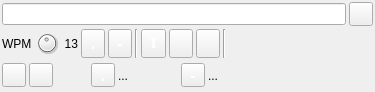
<?xml version="1.0" encoding="UTF-8"?>
<ui version="4.0">
 <class>CWKeyerGUI</class>
 <widget class="QWidget" name="CWKeyerGUI">
  <property name="geometry">
   <rect>
    <x>0</x>
    <y>0</y>
    <width>375</width>
    <height>92</height>
   </rect>
  </property>
  <property name="font">
   <font>
    <family>Liberation Sans</family>
    <pointsize>9</pointsize>
   </font>
  </property>
  <property name="windowTitle">
   <string>CW Keyer</string>
  </property>
  <layout class="QGridLayout" name="gridLayout" columnstretch="1,0,0">
   <property name="leftMargin">
    <number>2</number>
   </property>
   <property name="topMargin">
    <number>2</number>
   </property>
   <property name="rightMargin">
    <number>2</number>
   </property>
   <property name="bottomMargin">
    <number>2</number>
   </property>
   <property name="spacing">
    <number>3</number>
   </property>
   <item row="3" column="0" colspan="3">
    <layout class="QHBoxLayout" name="controlBtns">
     <property name="spacing">
      <number>3</number>
     </property>
     <item>
      <widget class="QLabel" name="cwSpeedLabel">
       <property name="text">
        <string>WPM</string>
       </property>
      </widget>
     </item>
     <item>
      <widget class="QDial" name="cwSpeed">
       <property name="maximumSize">
        <size>
         <width>24</width>
         <height>24</height>
        </size>
       </property>
       <property name="toolTip">
        <string>CW speed (WPM)</string>
       </property>
       <property name="minimum">
        <number>1</number>
       </property>
       <property name="maximum">
        <number>26</number>
       </property>
       <property name="pageStep">
        <number>1</number>
       </property>
       <property name="value">
        <number>13</number>
       </property>
      </widget>
     </item>
     <item>
      <widget class="QLabel" name="cwSpeedText">
       <property name="minimumSize">
        <size>
         <width>16</width>
         <height>0</height>
        </size>
       </property>
       <property name="font">
        <font>
         <family>Liberation Sans</family>
         <pointsize>9</pointsize>
        </font>
       </property>
       <property name="toolTip">
        <string>CW speed display (WPM)</string>
       </property>
       <property name="text">
        <string>13</string>
       </property>
       <property name="alignment">
        <set>Qt::AlignRight|Qt::AlignTrailing|Qt::AlignVCenter</set>
       </property>
      </widget>
     </item>
     <item>
      <widget class="ButtonSwitch" name="playDots">
       <property name="sizePolicy">
        <sizepolicy hsizetype="Minimum" vsizetype="Minimum">
         <horstretch>0</horstretch>
         <verstretch>0</verstretch>
        </sizepolicy>
       </property>
       <property name="minimumSize">
        <size>
         <width>24</width>
         <height>24</height>
        </size>
       </property>
       <property name="palette">
        <palette>
         <active>
          <colorrole role="ButtonText">
           <brush brushstyle="SolidPattern">
            <color alpha="255">
             <red>255</red>
             <green>255</green>
             <blue>255</blue>
            </color>
           </brush>
          </colorrole>
         </active>
         <inactive>
          <colorrole role="ButtonText">
           <brush brushstyle="SolidPattern">
            <color alpha="255">
             <red>255</red>
             <green>255</green>
             <blue>255</blue>
            </color>
           </brush>
          </colorrole>
         </inactive>
         <disabled>
          <colorrole role="ButtonText">
           <brush brushstyle="SolidPattern">
            <color alpha="255">
             <red>255</red>
             <green>255</green>
             <blue>255</blue>
            </color>
           </brush>
          </colorrole>
         </disabled>
        </palette>
       </property>
       <property name="font">
        <font>
         <family>Liberation Sans</family>
         <pointsize>12</pointsize>
         <bold>true</bold>
        </font>
       </property>
       <property name="toolTip">
        <string>Send dots</string>
       </property>
       <property name="text">
        <string>.</string>
       </property>
      </widget>
     </item>
     <item>
      <widget class="ButtonSwitch" name="playDashes">
       <property name="sizePolicy">
        <sizepolicy hsizetype="Minimum" vsizetype="Minimum">
         <horstretch>0</horstretch>
         <verstretch>0</verstretch>
        </sizepolicy>
       </property>
       <property name="minimumSize">
        <size>
         <width>24</width>
         <height>24</height>
        </size>
       </property>
       <property name="palette">
        <palette>
         <active>
          <colorrole role="ButtonText">
           <brush brushstyle="SolidPattern">
            <color alpha="255">
             <red>255</red>
             <green>255</green>
             <blue>255</blue>
            </color>
           </brush>
          </colorrole>
         </active>
         <inactive>
          <colorrole role="ButtonText">
           <brush brushstyle="SolidPattern">
            <color alpha="255">
             <red>255</red>
             <green>255</green>
             <blue>255</blue>
            </color>
           </brush>
          </colorrole>
         </inactive>
         <disabled>
          <colorrole role="ButtonText">
           <brush brushstyle="SolidPattern">
            <color alpha="255">
             <red>255</red>
             <green>255</green>
             <blue>255</blue>
            </color>
           </brush>
          </colorrole>
         </disabled>
        </palette>
       </property>
       <property name="font">
        <font>
         <family>Liberation Sans</family>
         <pointsize>12</pointsize>
         <bold>true</bold>
        </font>
       </property>
       <property name="toolTip">
        <string>Send dashes</string>
       </property>
       <property name="text">
        <string>-</string>
       </property>
      </widget>
     </item>
     <item>
      <widget class="Line" name="line_2">
       <property name="orientation">
        <enum>Qt::Vertical</enum>
       </property>
      </widget>
     </item>
     <item>
      <widget class="ButtonSwitch" name="playText">
       <property name="sizePolicy">
        <sizepolicy hsizetype="Minimum" vsizetype="Minimum">
         <horstretch>0</horstretch>
         <verstretch>0</verstretch>
        </sizepolicy>
       </property>
       <property name="minimumSize">
        <size>
         <width>24</width>
         <height>24</height>
        </size>
       </property>
       <property name="palette">
        <palette>
         <active>
          <colorrole role="ButtonText">
           <brush brushstyle="SolidPattern">
            <color alpha="255">
             <red>255</red>
             <green>255</green>
             <blue>255</blue>
            </color>
           </brush>
          </colorrole>
         </active>
         <inactive>
          <colorrole role="ButtonText">
           <brush brushstyle="SolidPattern">
            <color alpha="255">
             <red>255</red>
             <green>255</green>
             <blue>255</blue>
            </color>
           </brush>
          </colorrole>
         </inactive>
         <disabled>
          <colorrole role="ButtonText">
           <brush brushstyle="SolidPattern">
            <color alpha="255">
             <red>106</red>
             <green>104</green>
             <blue>100</blue>
            </color>
           </brush>
          </colorrole>
         </disabled>
        </palette>
       </property>
       <property name="font">
        <font>
         <family>DejaVu Serif</family>
         <pointsize>9</pointsize>
         <bold>true</bold>
        </font>
       </property>
       <property name="toolTip">
        <string>Send text written above</string>
       </property>
       <property name="text">
        <string>T</string>
       </property>
       <property name="checkable">
        <bool>true</bool>
       </property>
      </widget>
     </item>
     <item>
      <widget class="ButtonSwitch" name="playLoopCW">
       <property name="sizePolicy">
        <sizepolicy hsizetype="Minimum" vsizetype="Minimum">
         <horstretch>0</horstretch>
         <verstretch>0</verstretch>
        </sizepolicy>
       </property>
       <property name="minimumSize">
        <size>
         <width>24</width>
         <height>24</height>
        </size>
       </property>
       <property name="toolTip">
        <string>Play text in a loop</string>
       </property>
       <property name="icon">
        <iconset resource="../resources/res.qrc">
         <normaloff>:/playloop.png</normaloff>:/playloop.png</iconset>
       </property>
       <property name="iconSize">
        <size>
         <width>16</width>
         <height>16</height>
        </size>
       </property>
       <property name="checkable">
        <bool>true</bool>
       </property>
      </widget>
     </item>
     <item>
      <widget class="ButtonSwitch" name="playStop">
       <property name="sizePolicy">
        <sizepolicy hsizetype="Minimum" vsizetype="Minimum">
         <horstretch>0</horstretch>
         <verstretch>0</verstretch>
        </sizepolicy>
       </property>
       <property name="minimumSize">
        <size>
         <width>24</width>
         <height>24</height>
        </size>
       </property>
       <property name="toolTip">
        <string>Play / stop text coding</string>
       </property>
       <property name="icon">
        <iconset resource="../resources/res.qrc">
         <normaloff>:/play.png</normaloff>
         <normalon>:/stop.png</normalon>:/play.png</iconset>
       </property>
       <property name="iconSize">
        <size>
         <width>16</width>
         <height>16</height>
        </size>
       </property>
       <property name="checkable">
        <bool>true</bool>
       </property>
       <property name="autoRaise">
        <bool>false</bool>
       </property>
      </widget>
     </item>
     <item>
      <widget class="Line" name="line">
       <property name="orientation">
        <enum>Qt::Vertical</enum>
       </property>
      </widget>
     </item>
     <item>
      <spacer name="horizontalSpacer">
       <property name="orientation">
        <enum>Qt::Horizontal</enum>
       </property>
       <property name="sizeHint" stdset="0">
        <size>
         <width>40</width>
         <height>20</height>
        </size>
       </property>
      </spacer>
     </item>
    </layout>
   </item>
   <item row="2" column="0" colspan="3">
    <layout class="QHBoxLayout" name="cwTextLayout">
     <item>
      <widget class="QLineEdit" name="cwTextEdit">
       <property name="toolTip">
        <string>CW text</string>
       </property>
      </widget>
     </item>
     <item>
      <widget class="QPushButton" name="cwTextClear">
       <property name="minimumSize">
        <size>
         <width>24</width>
         <height>24</height>
        </size>
       </property>
       <property name="maximumSize">
        <size>
         <width>24</width>
         <height>24</height>
        </size>
       </property>
       <property name="toolTip">
        <string>Clear CW text</string>
       </property>
       <property name="text">
        <string/>
       </property>
       <property name="icon">
        <iconset resource="../resources/res.qrc">
         <normaloff>:/clear.png</normaloff>:/clear.png</iconset>
       </property>
       <property name="iconSize">
        <size>
         <width>16</width>
         <height>16</height>
        </size>
       </property>
      </widget>
     </item>
    </layout>
   </item>
   <item row="4" column="0" colspan="3">
    <layout class="QHBoxLayout" name="cwKeysLayout">
     <item>
      <widget class="ButtonSwitch" name="keyboardKeyer">
       <property name="minimumSize">
        <size>
         <width>24</width>
         <height>24</height>
        </size>
       </property>
       <property name="toolTip">
        <string>Activate keyboard keyer key bindings</string>
       </property>
       <property name="text">
        <string/>
       </property>
       <property name="icon">
        <iconset resource="../resources/res.qrc">
         <normaloff>:/keyboard.png</normaloff>:/keyboard.png</iconset>
       </property>
       <property name="checkable">
        <bool>true</bool>
       </property>
      </widget>
     </item>
     <item>
      <widget class="QToolButton" name="keyingStyle">
       <property name="minimumSize">
        <size>
         <width>24</width>
         <height>24</height>
        </size>
       </property>
       <property name="toolTip">
        <string>Keying style straight or iambic</string>
       </property>
       <property name="text">
        <string/>
       </property>
       <property name="icon">
        <iconset resource="../resources/res.qrc">
         <normaloff>:/iambickey.png</normaloff>
         <normalon>:/morsekey.png</normalon>:/iambickey.png</iconset>
       </property>
       <property name="checkable">
        <bool>true</bool>
       </property>
      </widget>
     </item>
     <item>
      <widget class="QLabel" name="cwMouseKeyerPad">
       <property name="minimumSize">
        <size>
         <width>32</width>
         <height>0</height>
        </size>
       </property>
       <property name="toolTip">
        <string>Put the mouse pointer here to activate the CW mouse keyer</string>
       </property>
       <property name="frameShape">
        <enum>QFrame::NoFrame</enum>
       </property>
       <property name="text">
        <string/>
       </property>
       <property name="pixmap">
        <pixmap resource="../resources/res.qrc">:/mouse.png</pixmap>
       </property>
      </widget>
     </item>
     <item>
      <widget class="ButtonSwitch" name="keyDotCapture">
       <property name="sizePolicy">
        <sizepolicy hsizetype="Minimum" vsizetype="Minimum">
         <horstretch>0</horstretch>
         <verstretch>0</verstretch>
        </sizepolicy>
       </property>
       <property name="minimumSize">
        <size>
         <width>24</width>
         <height>24</height>
        </size>
       </property>
       <property name="maximumSize">
        <size>
         <width>24</width>
         <height>24</height>
        </size>
       </property>
       <property name="palette">
        <palette>
         <active>
          <colorrole role="ButtonText">
           <brush brushstyle="SolidPattern">
            <color alpha="255">
             <red>255</red>
             <green>255</green>
             <blue>255</blue>
            </color>
           </brush>
          </colorrole>
         </active>
         <inactive>
          <colorrole role="ButtonText">
           <brush brushstyle="SolidPattern">
            <color alpha="255">
             <red>255</red>
             <green>255</green>
             <blue>255</blue>
            </color>
           </brush>
          </colorrole>
         </inactive>
         <disabled>
          <colorrole role="ButtonText">
           <brush brushstyle="SolidPattern">
            <color alpha="255">
             <red>190</red>
             <green>190</green>
             <blue>190</blue>
            </color>
           </brush>
          </colorrole>
         </disabled>
        </palette>
       </property>
       <property name="font">
        <font>
         <family>Liberation Sans</family>
         <pointsize>12</pointsize>
         <bold>true</bold>
        </font>
       </property>
       <property name="toolTip">
        <string>Enter key to associate dots with</string>
       </property>
       <property name="text">
        <string>.</string>
       </property>
       <property name="checkable">
        <bool>true</bool>
       </property>
      </widget>
     </item>
     <item>
      <widget class="QLabel" name="keyDotLabel">
       <property name="minimumSize">
        <size>
         <width>60</width>
         <height>0</height>
        </size>
       </property>
       <property name="text">
        <string>...</string>
       </property>
      </widget>
     </item>
     <item>
      <widget class="ButtonSwitch" name="keyDashCapture">
       <property name="sizePolicy">
        <sizepolicy hsizetype="Minimum" vsizetype="Minimum">
         <horstretch>0</horstretch>
         <verstretch>0</verstretch>
        </sizepolicy>
       </property>
       <property name="minimumSize">
        <size>
         <width>24</width>
         <height>24</height>
        </size>
       </property>
       <property name="maximumSize">
        <size>
         <width>24</width>
         <height>24</height>
        </size>
       </property>
       <property name="palette">
        <palette>
         <active>
          <colorrole role="ButtonText">
           <brush brushstyle="SolidPattern">
            <color alpha="255">
             <red>255</red>
             <green>255</green>
             <blue>255</blue>
            </color>
           </brush>
          </colorrole>
         </active>
         <inactive>
          <colorrole role="ButtonText">
           <brush brushstyle="SolidPattern">
            <color alpha="255">
             <red>255</red>
             <green>255</green>
             <blue>255</blue>
            </color>
           </brush>
          </colorrole>
         </inactive>
         <disabled>
          <colorrole role="ButtonText">
           <brush brushstyle="SolidPattern">
            <color alpha="255">
             <red>190</red>
             <green>190</green>
             <blue>190</blue>
            </color>
           </brush>
          </colorrole>
         </disabled>
        </palette>
       </property>
       <property name="font">
        <font>
         <family>Liberation Sans</family>
         <pointsize>12</pointsize>
         <bold>true</bold>
        </font>
       </property>
       <property name="toolTip">
        <string>Enter key to associate dashes with</string>
       </property>
       <property name="text">
        <string>-</string>
       </property>
       <property name="checkable">
        <bool>true</bool>
       </property>
      </widget>
     </item>
     <item>
      <widget class="QLabel" name="keyDashLabel">
       <property name="minimumSize">
        <size>
         <width>60</width>
         <height>0</height>
        </size>
       </property>
       <property name="text">
        <string>...</string>
       </property>
      </widget>
     </item>
     <item>
      <spacer name="horizontalSpacer_2">
       <property name="orientation">
        <enum>Qt::Horizontal</enum>
       </property>
       <property name="sizeHint" stdset="0">
        <size>
         <width>40</width>
         <height>20</height>
        </size>
       </property>
      </spacer>
     </item>
    </layout>
   </item>
  </layout>
 </widget>
 <customwidgets>
  <customwidget>
   <class>ButtonSwitch</class>
   <extends>QToolButton</extends>
   <header>gui/buttonswitch.h</header>
  </customwidget>
 </customwidgets>
 <tabstops>
  <tabstop>playLoopCW</tabstop>
 </tabstops>
 <resources>
  <include location="../resources/res.qrc"/>
 </resources>
 <connections/>
</ui>
